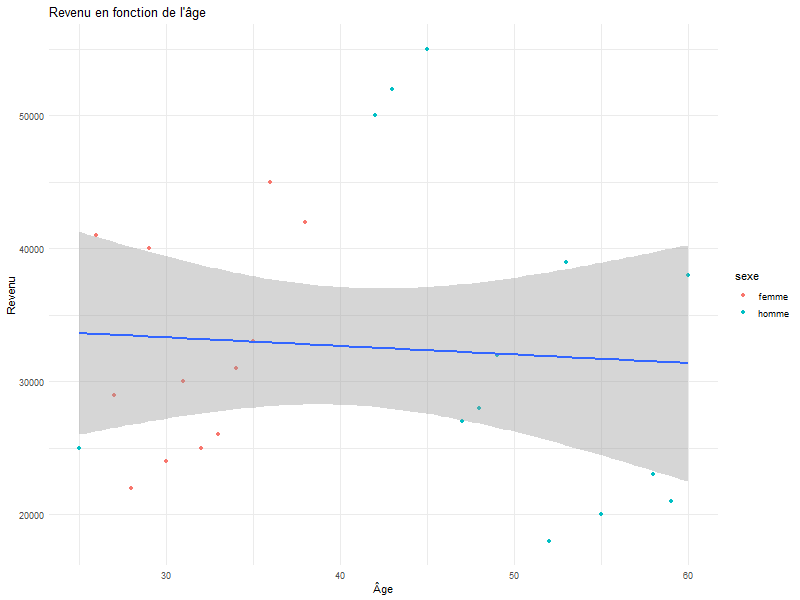

Write the R code that produced this figure.
rm(list = ls())

library(ggplot2)

data <- read.csv("revenus.csv")
data

age_revenu <- data.frame(
  age = data$age,
  revenu = data$revenu
)

scatterplot <- ggplot(data = age_revenu, aes(x = age, y = revenu)) +
  labs(title = "Revenu en fonction de l'âge",
       x = "Âge",
       y = "Revenu") +
  theme_minimal() +
  geom_point()

scatterplot

moyenne_homme_actif <- data$revenu[data$sexe == "homme"][data$age[data$sexe == "homme"] <= 45]
moyenne_femme_actif <- data$revenu[data$sexe == "femme"][data$age[data$sexe == "femme"] <= 45]

moyenne_homme_actif
moyenne_femme_actif

t.test(
  data$revenu[data$sexe == "homme"][data$age[data$sexe == "homme"] <= 45],
  data$revenu[data$sexe == "femme"][data$age[data$sexe == "femme"] <= 45]
)

ev <- ggplot(data = data, aes(x = age, y = revenu)) +
  labs(title = "Revenu en fonction de l'âge",
       x = "Âge",
       y = "Revenu") +
  theme_minimal() +
  geom_point(aes(color = sexe)) +
  geom_smooth(method = "lm")

png("revenus.png", width = 800, height = 600)
ev
dev.off()